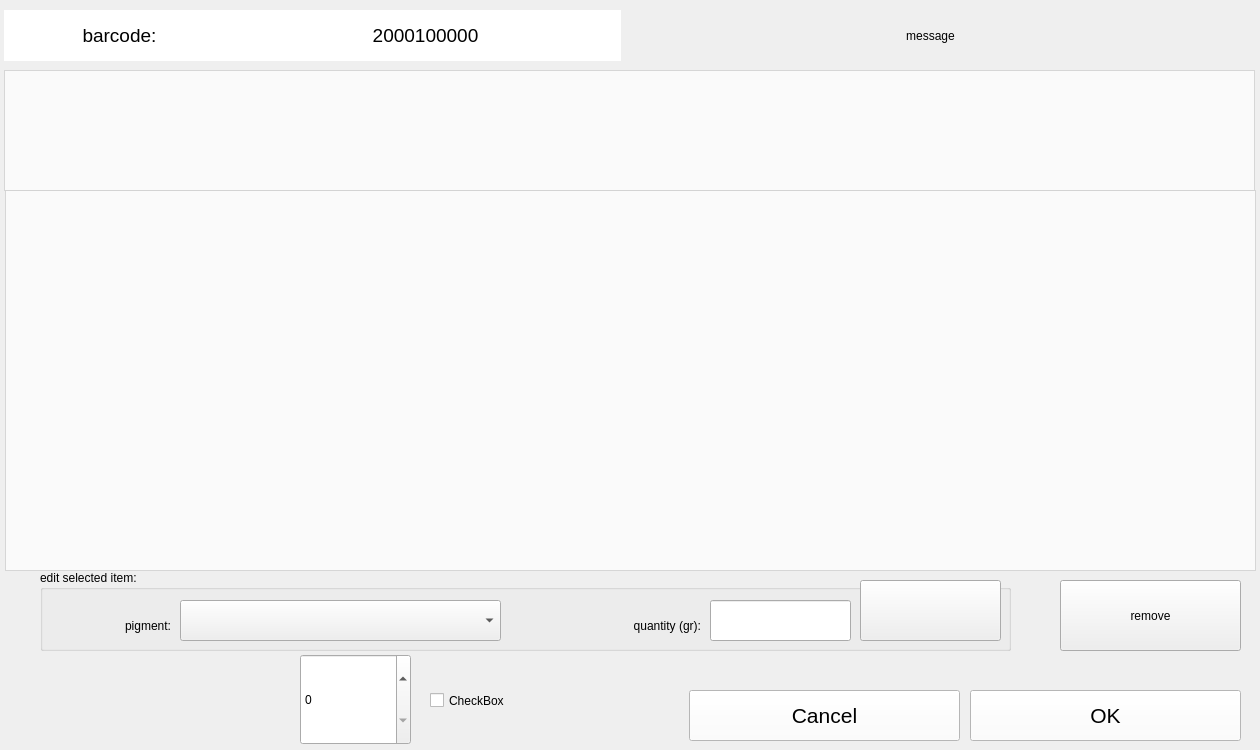
<?xml version="1.0" encoding="UTF-8"?>
<ui version="4.0">
 <class>input_dialog_frame</class>
 <widget class="QFrame" name="input_dialog_frame">
  <property name="geometry">
   <rect>
    <x>0</x>
    <y>0</y>
    <width>1260</width>
    <height>750</height>
   </rect>
  </property>
  <property name="windowTitle">
   <string>Frame</string>
  </property>
  <property name="frameShape">
   <enum>QFrame::Box</enum>
  </property>
  <property name="frameShadow">
   <enum>QFrame::Plain</enum>
  </property>
  <property name="lineWidth">
   <number>0</number>
  </property>
  <widget class="QLabel" name="order_nr_view_lbl">
   <property name="geometry">
    <rect>
     <x>230</x>
     <y>10</y>
     <width>391</width>
     <height>51</height>
    </rect>
   </property>
   <property name="font">
    <font>
     <pointsize>14</pointsize>
    </font>
   </property>
   <property name="styleSheet">
    <string notr="true">background-color: #FFFFFF</string>
   </property>
   <property name="text">
    <string>2000100000</string>
   </property>
   <property name="alignment">
    <set>Qt::AlignCenter</set>
   </property>
  </widget>
  <widget class="QTextEdit" name="meta_text_edit">
   <property name="geometry">
    <rect>
     <x>4</x>
     <y>70</y>
     <width>1251</width>
     <height>121</height>
    </rect>
   </property>
   <property name="styleSheet">
    <string notr="true">background-color: #AAFFFFFF</string>
   </property>
  </widget>
  <widget class="QPushButton" name="esc_button">
   <property name="geometry">
    <rect>
     <x>689</x>
     <y>690</y>
     <width>271</width>
     <height>51</height>
    </rect>
   </property>
   <property name="font">
    <font>
     <pointsize>16</pointsize>
    </font>
   </property>
   <property name="autoFillBackground">
    <bool>false</bool>
   </property>
   <property name="styleSheet">
    <string notr="true">background:#FFFFFFFF</string>
   </property>
   <property name="text">
    <string>Cancel</string>
   </property>
   <property name="iconSize">
    <size>
     <width>32</width>
     <height>32</height>
    </size>
   </property>
   <property name="flat">
    <bool>false</bool>
   </property>
  </widget>
  <widget class="QPushButton" name="ok_button">
   <property name="geometry">
    <rect>
     <x>970</x>
     <y>690</y>
     <width>271</width>
     <height>51</height>
    </rect>
   </property>
   <property name="font">
    <font>
     <pointsize>16</pointsize>
    </font>
   </property>
   <property name="autoFillBackground">
    <bool>false</bool>
   </property>
   <property name="styleSheet">
    <string notr="true">background:#FFFFFFFF</string>
   </property>
   <property name="text">
    <string>OK</string>
   </property>
   <property name="iconSize">
    <size>
     <width>32</width>
     <height>32</height>
    </size>
   </property>
   <property name="flat">
    <bool>false</bool>
   </property>
  </widget>
  <widget class="QTableWidget" name="formula_table">
   <property name="geometry">
    <rect>
     <x>5</x>
     <y>190</y>
     <width>1251</width>
     <height>381</height>
    </rect>
   </property>
   <property name="styleSheet">
    <string notr="true">background-color: #AAFFFFFF</string>
   </property>
   <property name="editTriggers">
    <set>QAbstractItemView::NoEditTriggers</set>
   </property>
   <property name="alternatingRowColors">
    <bool>true</bool>
   </property>
   <property name="selectionMode">
    <enum>QAbstractItemView::SingleSelection</enum>
   </property>
   <property name="selectionBehavior">
    <enum>QAbstractItemView::SelectRows</enum>
   </property>
   <property name="iconSize">
    <size>
     <width>32</width>
     <height>32</height>
    </size>
   </property>
   <attribute name="horizontalHeaderVisible">
    <bool>false</bool>
   </attribute>
   <attribute name="horizontalHeaderMinimumSectionSize">
    <number>200</number>
   </attribute>
   <attribute name="horizontalHeaderDefaultSectionSize">
    <number>200</number>
   </attribute>
   <attribute name="horizontalHeaderStretchLastSection">
    <bool>true</bool>
   </attribute>
   <attribute name="verticalHeaderVisible">
    <bool>false</bool>
   </attribute>
   <attribute name="verticalHeaderMinimumSectionSize">
    <number>36</number>
   </attribute>
   <attribute name="verticalHeaderDefaultSectionSize">
    <number>36</number>
   </attribute>
   <attribute name="verticalHeaderStretchLastSection">
    <bool>false</bool>
   </attribute>
  </widget>
  <widget class="QGroupBox" name="edit_item_group_box">
   <property name="geometry">
    <rect>
     <x>40</x>
     <y>570</y>
     <width>971</width>
     <height>81</height>
    </rect>
   </property>
   <property name="title">
    <string>edit selected item:</string>
   </property>
   <widget class="QPushButton" name="set_item_btn">
    <property name="geometry">
     <rect>
      <x>820</x>
      <y>10</y>
      <width>141</width>
      <height>61</height>
     </rect>
    </property>
    <property name="text">
     <string/>
    </property>
    <property name="icon">
     <iconset>
      <normaloff>../images/apply.png</normaloff>../images/apply.png</iconset>
    </property>
    <property name="iconSize">
     <size>
      <width>40</width>
      <height>40</height>
     </size>
    </property>
   </widget>
   <widget class="QLineEdit" name="quantity_line_edit">
    <property name="geometry">
     <rect>
      <x>670</x>
      <y>30</y>
      <width>141</width>
      <height>41</height>
     </rect>
    </property>
   </widget>
   <widget class="QLabel" name="pigment_lbl">
    <property name="geometry">
     <rect>
      <x>0</x>
      <y>40</y>
      <width>131</width>
      <height>31</height>
     </rect>
    </property>
    <property name="text">
     <string>pigment:</string>
    </property>
    <property name="alignment">
     <set>Qt::AlignRight|Qt::AlignTrailing|Qt::AlignVCenter</set>
    </property>
   </widget>
   <widget class="QComboBox" name="pigment_combo">
    <property name="geometry">
     <rect>
      <x>140</x>
      <y>30</y>
      <width>321</width>
      <height>41</height>
     </rect>
    </property>
   </widget>
   <widget class="QLabel" name="quantity_lbl">
    <property name="geometry">
     <rect>
      <x>470</x>
      <y>40</y>
      <width>191</width>
      <height>31</height>
     </rect>
    </property>
    <property name="text">
     <string>quantity (gr):</string>
    </property>
    <property name="alignment">
     <set>Qt::AlignRight|Qt::AlignTrailing|Qt::AlignVCenter</set>
    </property>
   </widget>
  </widget>
  <widget class="QLabel" name="order_nr_lbl">
   <property name="geometry">
    <rect>
     <x>4</x>
     <y>10</y>
     <width>231</width>
     <height>51</height>
    </rect>
   </property>
   <property name="font">
    <font>
     <pointsize>14</pointsize>
    </font>
   </property>
   <property name="styleSheet">
    <string notr="true">background-color: #FFFFFF</string>
   </property>
   <property name="text">
    <string>barcode:</string>
   </property>
   <property name="alignment">
    <set>Qt::AlignCenter</set>
   </property>
  </widget>
  <widget class="QLabel" name="warning_lbl">
   <property name="geometry">
    <rect>
     <x>620</x>
     <y>10</y>
     <width>621</width>
     <height>51</height>
    </rect>
   </property>
   <property name="text">
    <string>message</string>
   </property>
   <property name="alignment">
    <set>Qt::AlignCenter</set>
   </property>
  </widget>
  <widget class="QPushButton" name="remove_item_btn">
   <property name="geometry">
    <rect>
     <x>1060</x>
     <y>580</y>
     <width>181</width>
     <height>71</height>
    </rect>
   </property>
   <property name="text">
    <string>remove</string>
   </property>
   <property name="icon">
    <iconset>
     <normaloff>../images/add.png</normaloff>../images/add.png</iconset>
   </property>
   <property name="iconSize">
    <size>
     <width>40</width>
     <height>40</height>
    </size>
   </property>
  </widget>
  <widget class="QLabel" name="jars_to_add_lbl">
   <property name="geometry">
    <rect>
     <x>100</x>
     <y>664</y>
     <width>191</width>
     <height>71</height>
    </rect>
   </property>
   <property name="text">
    <string/>
   </property>
   <property name="pixmap">
    <pixmap>../images/jar-green.png</pixmap>
   </property>
   <property name="scaledContents">
    <bool>false</bool>
   </property>
   <property name="alignment">
    <set>Qt::AlignRight|Qt::AlignTrailing|Qt::AlignVCenter</set>
   </property>
  </widget>
  <widget class="QSpinBox" name="n_of_jars_spinbox">
   <property name="geometry">
    <rect>
     <x>300</x>
     <y>654</y>
     <width>111</width>
     <height>91</height>
    </rect>
   </property>
   <property name="maximum">
    <number>30</number>
   </property>
  </widget>
  <widget class="QLabel" name="jars_to_add_lbl_2">
   <property name="geometry">
    <rect>
     <x>30</x>
     <y>664</y>
     <width>71</width>
     <height>71</height>
    </rect>
   </property>
   <property name="text">
    <string/>
   </property>
   <property name="pixmap">
    <pixmap>../images/jar-green.png</pixmap>
   </property>
   <property name="scaledContents">
    <bool>false</bool>
   </property>
   <property name="alignment">
    <set>Qt::AlignLeading|Qt::AlignLeft|Qt::AlignVCenter</set>
   </property>
  </widget>
  <widget class="QCheckBox" name="print_check_box">
   <property name="geometry">
    <rect>
     <x>430</x>
     <y>660</y>
     <width>241</width>
     <height>81</height>
    </rect>
   </property>
   <property name="text">
    <string>CheckBox</string>
   </property>
  </widget>
 </widget>
 <resources/>
 <connections/>
</ui>
